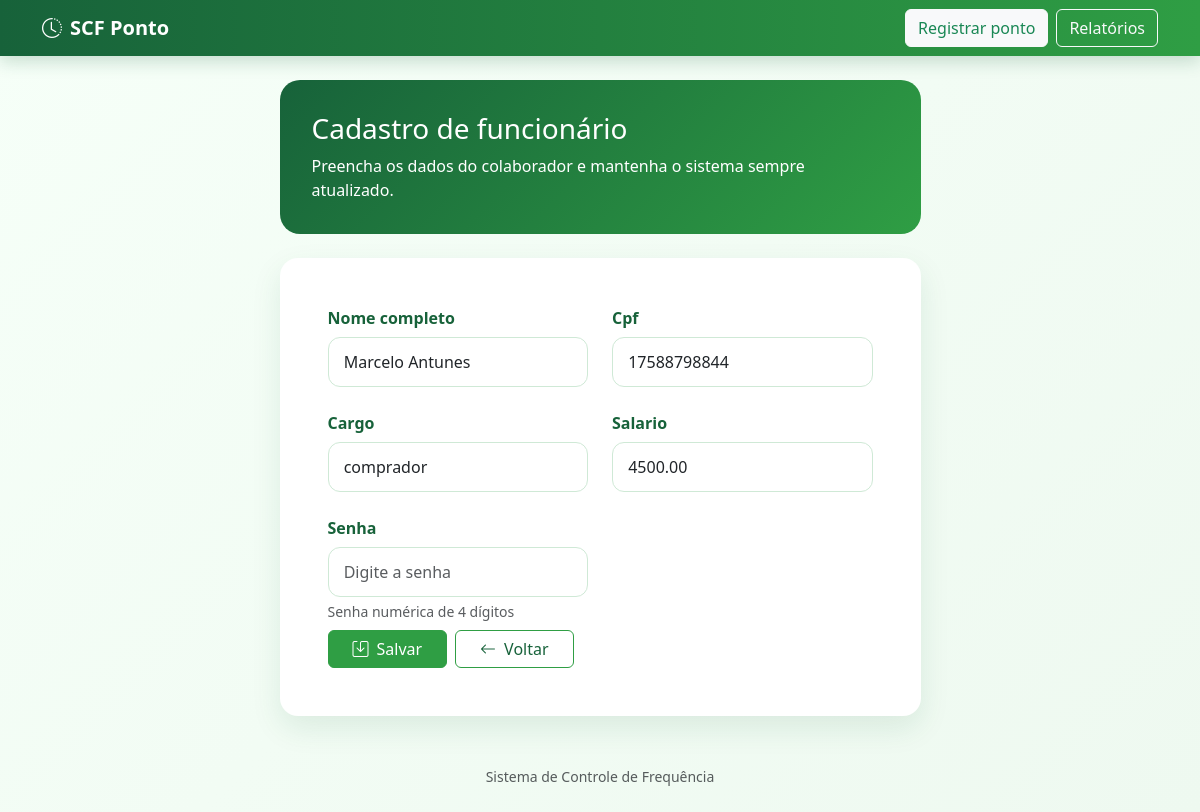
The page /editar/2/ on the database its author committed.
### registers/models.py (models this page shows, shortened)
class Funcionario(models.Model):
    nome_completo = models.CharField(max_length=200)
    cpf = models.CharField(max_length=11, unique=True)
    cargo = models.CharField(max_length=100)
    salario = models.DecimalField(max_digits=10, decimal_places=2)
    senha = models.CharField(
        max_length=4,
        unique=True,
        validators=[senha_validator],
        help_text="Senha numérica de 4 dígitos"
    )

### registers/views.py (the view)
# urls.py: path('editar/<int:pk>/', register_views.FuncionarioUpdateView.as_view(), name='editar_funcionario'),
class FuncionarioUpdateView(UpdateView):
    model = Funcionario
    form_class = FuncionarioForm
    template_name = 'form.html'
    success_url = reverse_lazy('listar_funcionarios')

### registers/forms.py
class FuncionarioForm(forms.ModelForm):
    class Meta:
        model = Funcionario
        fields = ['nome_completo', 'cpf', 'cargo', 'salario', 'senha']
        widgets = {
            'nome_completo': forms.TextInput(attrs={
                'class': 'form-control',
                'placeholder': 'Digite o nome completo',
            }),
            'cpf': forms.TextInput(attrs={
                'class': 'form-control',
                'placeholder': '000.000.000-00',
            }),
            'cargo': forms.TextInput(attrs={
                'class': 'form-control',
                'placeholder': 'Ex.: Analista',
            }),
            'salario': forms.NumberInput(attrs={
                'class': 'form-control',
                'step': '0.01',
                'min': '0',
                'placeholder': '0.00',
            }),
            'senha': forms.PasswordInput(attrs={
                'class': 'form-control',
                'placeholder': 'Digite a senha',
            }),
        }

### registers/templates/form.html (shortened to what this page needs)
{% extends 'base.html' %}
{% block content %}
<div class="row justify-content-center">
    <div class="col-lg-7">
        <div class="hero-card mb-4">
            <h1 class="h3 mb-2">Cadastro de funcionário</h1>
            <p class="mb-0">Preencha os dados do colaborador e mantenha o sistema sempre atualizado.</p>
        </div>
        <div class="card p-4 p-md-5">
            <form method="post" enctype="multipart/form-data" class="row g-4">
                {% for field in form %}
                <div class="col-md-6">
                    <label for="{{ field.id_for_label }}" class="form-label fw-semibold">{{ field.label }}</label>
                    {{ field }}
                    {% if field.help_text %}
                        <div class="form-text">{{ field.help_text }}</div>
                    {% endif %}
                </div>
                {% endfor %}
                <div class="col-12 d-flex gap-2 flex-wrap mt-2">
                    <button type="submit" class="btn btn-success px-4">
                        <i class="bi bi-save me-2"></i>Salvar
                    </button>
                    <a class="btn btn-outline-success px-4" href="{% url 'listar_funcionarios' %}"><i class="bi bi-arrow-left me-2"></i>Voltar</a>
                </div>
            </form>
        </div>
    </div>
</div>
{% endblock %}

### registers/templates/base.html (style rules this page uses)
:root { --verde-escuro: #17623a; --verde-medio: #2f9e44; --verde-claro: #e9f8ee; --verde-hover: #135431; --texto: #21402f; }
body { background: linear-gradient(135deg, #f6fff8 0%, #eef9f0 100%); color: var(--texto); min-height: 100vh; }
.btn-success { background-color: var(--verde-medio); border-color: var(--verde-medio); }
.btn-outline-success { color: var(--verde-escuro); border-color: var(--verde-medio); }
.card { border: none; border-radius: 18px; box-shadow: 0 12px 30px rgba(23, 98, 58, 0.1); }
.hero-card { background: linear-gradient(135deg, var(--verde-escuro), var(--verde-medio)); color: white; border-radius: 20px; padding: 2rem; }
.form-control, .form-select { border-radius: 12px; border: 1px solid #cfe9d6; padding: 0.75rem 0.95rem; min-height: 48px; }
.form-label { margin-bottom: 0.45rem; color: var(--verde-escuro); }

### rows shown on the page
Funcionario: form "Marcelo Antunes" "17588798844" "comprador" "4500.00"

### other values the page prints
{{ field.label }} "Nome completo" "Cpf" "Cargo" "Salario" "Senha"
{{ field.help_text }} "Senha numérica de 4 dígitos"
